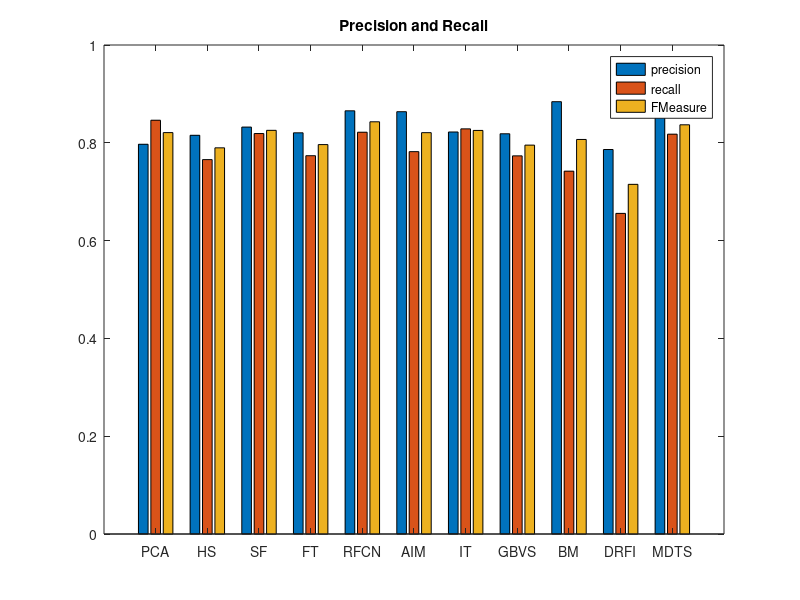

The MATLAB source for this figure:
clear all;
close all;
clc;

precision = [0.797009 0.815369 0.832162 0.820447 0.865443 0.86361 0.822107 0.818487 0.884089 0.786283 0.856924];
recall = [0.846184 0.765644 0.818961 0.773621 0.821652 0.78193 0.828532 0.773323 0.74201 0.655659 0.817653 ];
FMeasure = 2*(precision.*recall)./(precision+recall);
bar([precision;recall;FMeasure]');
legend('precision','recall','FMeasure');
set(gca, 'XTickLabel', {'PCA', 'HS', 'SF', 'FT', 'RFCN', 'AIM', 'IT', 'GBVS', 'BM', 'DRFI', 'MDTS'});
title('Precision and Recall');